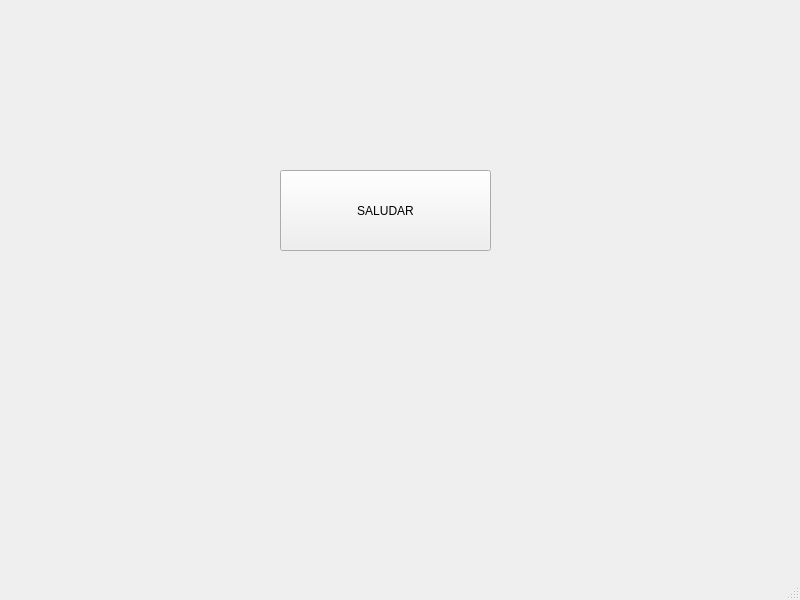
<?xml version="1.0" encoding="UTF-8"?>
<ui version="4.0">
 <class>MainWindow</class>
 <widget class="QMainWindow" name="MainWindow">
  <property name="geometry">
   <rect>
    <x>0</x>
    <y>0</y>
    <width>800</width>
    <height>600</height>
   </rect>
  </property>
  <property name="windowTitle">
   <string>MainWindow</string>
  </property>
  <widget class="QWidget" name="centralwidget">
   <widget class="QPushButton" name="btn_saludar">
    <property name="geometry">
     <rect>
      <x>280</x>
      <y>170</y>
      <width>211</width>
      <height>81</height>
     </rect>
    </property>
    <property name="text">
     <string>SALUDAR</string>
    </property>
   </widget>
  </widget>
  <widget class="QMenuBar" name="menubar">
   <property name="geometry">
    <rect>
     <x>0</x>
     <y>0</y>
     <width>800</width>
     <height>26</height>
    </rect>
   </property>
  </widget>
  <widget class="QStatusBar" name="statusbar"/>
 </widget>
 <resources/>
 <connections/>
</ui>
